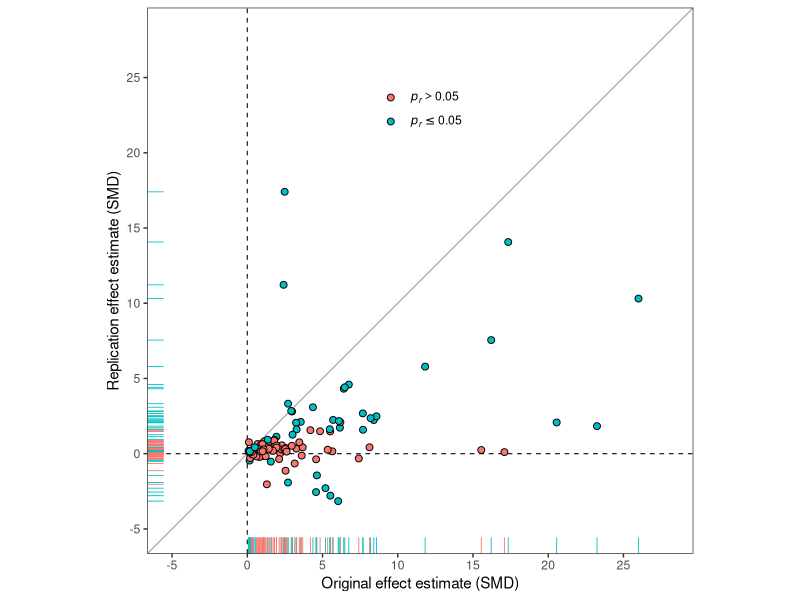

R code for this plot:
## libraries
library(dplyr) # for data wrangling
library(ggplot2) # to reproduce plots from publication

## RPCB data with SMD transformed effect sizes but before aggregating internal replications
## https://github.com/mayamathur/rpcb/tree/master/Prepped%20data/Intermediate%20work
dat <- read.csv(file = "intermediate_dataset_step3.csv")
dat2 <- dat %>%
    filter(!is.na(origDirection),
           quantPair == TRUE)

## organize data set for reanalysis
datClean <- dat2 %>%
    mutate(
        ## define identifier for paper, experiment, effect, internal replication
        id = paste0("(", pID, ", ", eID, ", ", oID, ", ", internalID, ")")
    ) %>%
    select(
        osf = OSF.project.link,
        id,
        paper = pID,
        experiment = eID,
        effect = oID,
        internalReplication = internalID,
        resulto = origDirection,
        resultr = repDirection,
        ## effect sizes and standard errors on SMD scale
        smdo = origES3,
        so = origSE3,
        smdr = repES3,
        sr = repSE3,
        ## effect sizes, standard errors, p-values, confidence intervals on original scale
        effectType = Effect.size.type,
        ESo = Original.effect.size,
        seESo = Original.standard.error,
        lowerESo = Original.lower.CI,
        upperESo = Original.upper.CI,
        po = origPval,
        ESr = Replication.effect.size,
        seESr = Replication.standard.error,
        lowerESr = Replication.lower.CI,
        upperESr = Replication.upper.CI,
        pr = repPval,
        ## original and replication sample size
        ## (not clear whether group or full sample size)
        no = origN,
        nr = repN
    )


## should give 20 original null effects and 10 "successful" null replications
## (see null results in Table 1)
datClean %>%
    summarise(nulls = sum(resulto == "Null"),
              successes = sum(resulto == "Null" &
                              resultr %in% c("Null-positive", "Null-negative",
                                             "Null")))

## should give 112 original positive effects and 44 successful replications
datClean %>%
    summarise(positives = sum(resulto == "Positive"),
              successes = sum(resulto == "Positive" &
                              resultr == "Positive" &
                              sign(smdo) == sign(smdr)))

## save
write.csv(datClean, "rpcb-outcome-level.csv", row.names = FALSE)

## summarize internal replications with fixed-effect meta-analysis to get
## "effect-level data"
dat3 <- datClean %>%
    mutate(id2 = paste0("(", paper, ", ", experiment, ", ", effect, ")"))
datClean2 <- lapply(unique(dat3$id2), FUN = function(id2) {
    ## pool the internal replications with fixed-effect meta-analysis
    datr <- dat3[dat3$id2 == id2,]
    nreplications <- nrow(datr)
    varsmdrMA <- 1/sum(1/datr$sr^2)
    smdrMA <- sum(datr$smdr/datr$sr^2)*varsmdrMA
    ## add the sample sizes of the internal replications
    nrTotal <- sum(datr$nr)
    if (nreplications > 1) {
        ## check whether still a "null" replication based on Wald p-value
        prMA <- 2*pnorm(q = abs(smdrMA)/sqrt(varsmdrMA), lower.tail = FALSE)
        if (prMA > 0.05) {
            resultMA <- "Null"
        } else {
            resultMA <- "Positive"
        }
    } else {
        resultMA <- datr$resultr
    }
    out <- datr[1,] %>%
        mutate(smdr = smdrMA,
               sr = sqrt(varsmdrMA),
               nr = nrTotal,
               id = id2,
               resultr = resultMA) %>%
        select(-internalReplication, -id2)
    return(out)
}) %>%
    bind_rows()

## should give 15 original null effects and 11 "successful" null replications
## (see null results in Table 1)
datClean2 %>%
    summarise(nulls = sum(resulto == "Null"),
              successes = sum(resulto == "Null" &
                              resultr %in% c("Null-positive", "Null-negative",
                                             "Null")))

## should give 97 original positive effects and 42 successful replications
datClean2 %>%
    summarise(positives = sum(resulto == "Positive"),
              successes = sum(resulto == "Positive" &
                              resultr == "Positive" &
                              sign(smdo) == sign(smdr)))

## replicate Figure 1
## https://iiif.elifesciences.org/lax/71601%2Felife-71601-fig2-v3.tif/full/1500,/0/default.jpg
datClean2 %>%
    mutate(rsig = factor(pr <= 0.05, levels = c(FALSE, TRUE),
                         labels = c("italic(p[r]) > 0.05",
                                    "italic(p[r]) <= 0.05"))) %>%
    ggplot(aes(x = smdo, y = smdr)) +
    geom_abline(intercept = 0, slope = 1, alpha = 0.3) +
    geom_hline(yintercept = 0, lty = 2, alpha = 0.9, linewidth = 0.4) +
    geom_vline(xintercept = 0, lty = 2, alpha = 0.9, linewidth = 0.4) +
    geom_point(aes(fill = rsig), shape = 21, size = 2) +
    geom_rug(aes(color = rsig), size = 0.3, show.legend = FALSE) +
    labs(x = "Original effect estimate (SMD)",
         y = "Replication effect estimate (SMD)",
         fill = "") +
    coord_fixed(xlim = c(-5, 28), ylim = c(-5, 28)) +
    scale_x_continuous(breaks = seq(-5, 25, 5)) +
    scale_y_continuous(breaks = seq(-5, 25, 5)) +
    scale_fill_discrete(labels = scales::parse_format()) +
    theme_bw() +
    theme(panel.grid = element_blank(), legend.position = c(0.5, 0.835))

## save
write.csv(datClean2, "rpcb-effect-level.csv", row.names = FALSE)
